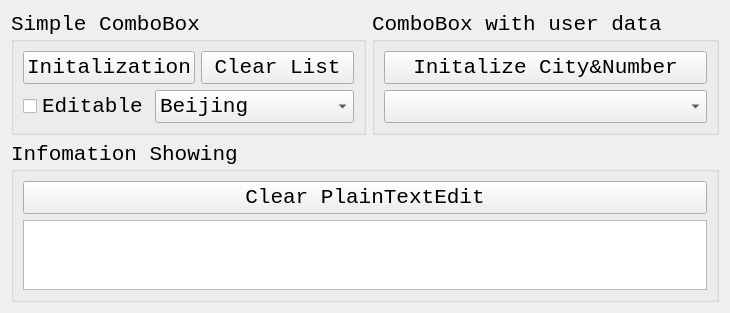
<?xml version="1.0" encoding="UTF-8"?>
<ui version="4.0">
 <class>TestComboBox</class>
 <widget class="QWidget" name="TestComboBox">
  <property name="geometry">
   <rect>
    <x>0</x>
    <y>0</y>
    <width>730</width>
    <height>300</height>
   </rect>
  </property>
  <property name="font">
   <font>
    <family>Consolas</family>
    <pointsize>16</pointsize>
   </font>
  </property>
  <property name="windowTitle">
   <string>TestComboBox</string>
  </property>
  <layout class="QVBoxLayout" name="verticalLayout_4">
   <item>
    <layout class="QHBoxLayout" name="horizontalLayout_3">
     <item>
      <widget class="QGroupBox" name="groupBox_01Simple">
       <property name="title">
        <string>Simple ComboBox</string>
       </property>
       <layout class="QVBoxLayout" name="verticalLayout_2">
        <item>
         <layout class="QHBoxLayout" name="horizontalLayout">
          <item>
           <widget class="QPushButton" name="pushButton_01InitList">
            <property name="text">
             <string>Initalization</string>
            </property>
           </widget>
          </item>
          <item>
           <widget class="QPushButton" name="pushButton_02ClearList">
            <property name="text">
             <string>Clear List</string>
            </property>
           </widget>
          </item>
         </layout>
        </item>
        <item>
         <layout class="QHBoxLayout" name="horizontalLayout_2">
          <item>
           <widget class="QCheckBox" name="checkBox">
            <property name="sizePolicy">
             <sizepolicy hsizetype="Fixed" vsizetype="Fixed">
              <horstretch>0</horstretch>
              <verstretch>0</verstretch>
             </sizepolicy>
            </property>
            <property name="text">
             <string>Editable</string>
            </property>
           </widget>
          </item>
          <item>
           <widget class="QComboBox" name="comboBox_01Simple">
            <property name="sizePolicy">
             <sizepolicy hsizetype="Expanding" vsizetype="Fixed">
              <horstretch>0</horstretch>
              <verstretch>0</verstretch>
             </sizepolicy>
            </property>
            <item>
             <property name="text">
              <string>Beijing</string>
             </property>
             <property name="icon">
              <iconset resource="res.qrc">
               <normaloff>:/icons/UNIT.ICO</normaloff>:/icons/UNIT.ICO</iconset>
             </property>
            </item>
            <item>
             <property name="text">
              <string>Shanghai</string>
             </property>
             <property name="icon">
              <iconset resource="res.qrc">
               <normaloff>:/icons/UNIT.ICO</normaloff>:/icons/UNIT.ICO</iconset>
             </property>
            </item>
           </widget>
          </item>
         </layout>
        </item>
       </layout>
      </widget>
     </item>
     <item>
      <widget class="QGroupBox" name="groupBox_02Data">
       <property name="title">
        <string>ComboBox with user data</string>
       </property>
       <layout class="QVBoxLayout" name="verticalLayout_3">
        <item>
         <widget class="QPushButton" name="pushButton_02InitCity">
          <property name="text">
           <string>Initalize City&amp;&amp;Number</string>
          </property>
          <property name="flat">
           <bool>false</bool>
          </property>
         </widget>
        </item>
        <item>
         <widget class="QComboBox" name="comboBox_02Data">
          <property name="placeholderText">
           <string>Please choose one city!</string>
          </property>
         </widget>
        </item>
       </layout>
      </widget>
     </item>
    </layout>
   </item>
   <item>
    <widget class="QGroupBox" name="groupBox_03Info">
     <property name="title">
      <string>Infomation Showing</string>
     </property>
     <layout class="QVBoxLayout" name="verticalLayout">
      <item>
       <widget class="QPushButton" name="pushButton_03ClearText">
        <property name="text">
         <string>Clear PlainTextEdit</string>
        </property>
       </widget>
      </item>
      <item>
       <widget class="QPlainTextEdit" name="plainTextEdit"/>
      </item>
     </layout>
    </widget>
   </item>
  </layout>
 </widget>
 <resources>
  <include location="res.qrc"/>
 </resources>
 <connections>
  <connection>
   <sender>comboBox_01Simple</sender>
   <signal>currentTextChanged(QString)</signal>
   <receiver>plainTextEdit</receiver>
   <slot>appendPlainText(QString)</slot>
   <hints>
    <hint type="sourcelabel">
     <x>266</x>
     <y>77</y>
    </hint>
    <hint type="destinationlabel">
     <x>290</x>
     <y>222</y>
    </hint>
   </hints>
  </connection>
  <connection>
   <sender>pushButton_03ClearText</sender>
   <signal>clicked()</signal>
   <receiver>plainTextEdit</receiver>
   <slot>clear()</slot>
   <hints>
    <hint type="sourcelabel">
     <x>440</x>
     <y>153</y>
    </hint>
    <hint type="destinationlabel">
     <x>440</x>
     <y>211</y>
    </hint>
   </hints>
  </connection>
  <connection>
   <sender>pushButton_02ClearList</sender>
   <signal>clicked()</signal>
   <receiver>comboBox_01Simple</receiver>
   <slot>clear()</slot>
   <hints>
    <hint type="sourcelabel">
     <x>384</x>
     <y>56</y>
    </hint>
    <hint type="destinationlabel">
     <x>384</x>
     <y>80</y>
    </hint>
   </hints>
  </connection>
  <connection>
   <sender>comboBox_02Data</sender>
   <signal>currentTextChanged(QString)</signal>
   <receiver>plainTextEdit</receiver>
   <slot>appendPlainText(QString)</slot>
   <hints>
    <hint type="sourcelabel">
     <x>543</x>
     <y>81</y>
    </hint>
    <hint type="destinationlabel">
     <x>559</x>
     <y>220</y>
    </hint>
   </hints>
  </connection>
 </connections>
</ui>
